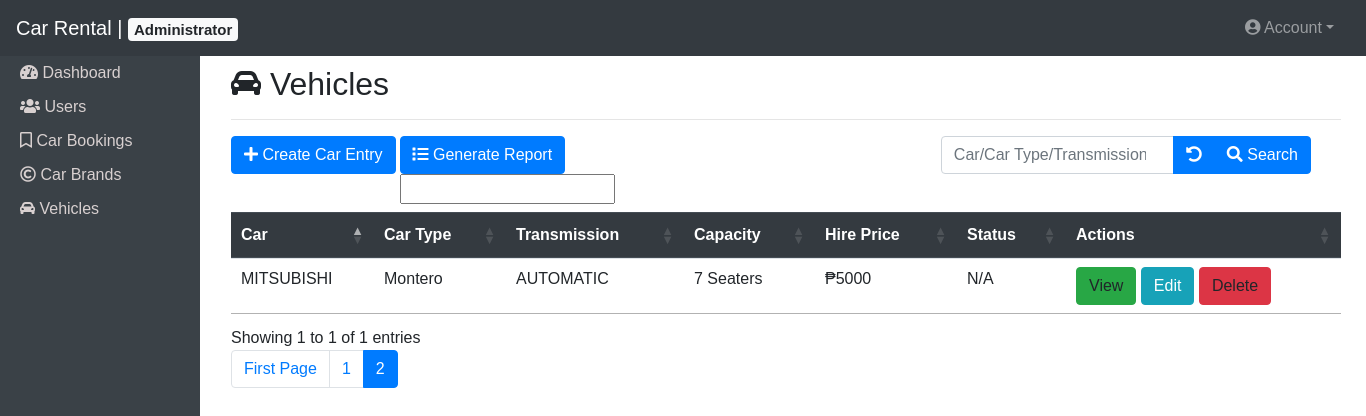
The page /admin/a-vehicles.php?page=2 (signed in) on the database its author committed.
### tables this page shows
CREATE TABLE `cars` (
  `c_id` int(11) NOT NULL,
  `car_id` int(11) NOT NULL,
  `cartype` varchar(255) NOT NULL,
  `transmission_id` int(11) NOT NULL,
  `description` varchar(255) NOT NULL,
  `hireprice` int(11) NOT NULL,
  `image` mediumblob NOT NULL,
  `status` varchar(255) NOT NULL,
  `created` datetime NOT NULL,
  `modified` timestamp NOT NULL DEFAULT current_timestamp() ON UPDATE current_timestamp()
);

CREATE TABLE `vehicle` (
  `v_id` int(11) NOT NULL,
  `name` varchar(255) NOT NULL,
  `created` datetime NOT NULL,
  `modified` timestamp NOT NULL DEFAULT current_timestamp() ON UPDATE current_timestamp()
);

CREATE TABLE `transmission` (
  `t_id` int(11) NOT NULL,
  `transmissiontype` varchar(255) NOT NULL,
  `created` datetime NOT NULL,
  `modified` timestamp NOT NULL DEFAULT current_timestamp() ON UPDATE current_timestamp()
);

### admin/a-vehicles.php (called while the page is built, shortened)
<?php
include_once '../config/core.php';
include_once '../classes/cars.php';
include_once '../classes/vehicle.php';
include_once '../classes/transmission.php';
$database = new Database();
$db = $database->getConnection();
$cars = new Cars($db);
include_once "a-header.php";
$stmt = $cars->readAll($from_record_num, $records_per_page);
$total_rows=$cars->countAll();
include_once "manage-vehicles.php";
include_once "a-footer.php";
?>

### classes/cars.php (called while the page is built, shortened)
<?php
class Cars{
    private $conn;
    private $table_name = "cars";
    public function __construct($db){
        $this->conn = $db;
    }
    function readAll($from_record_num, $records_per_page){
        $sql = "SELECT c_id, car_id, cartype, transmission_id, description, hireprice, status FROM " . $this->table_name . " ORDER BY car_id ASC LIMIT {$from_record_num}, {$records_per_page}";
        $stmt = $this->conn->prepare($sql);
        $stmt->execute();
        return $stmt;
    }
    public function countAll(){
        $sql = "SELECT c_id FROM " . $this->table_name . "";
        $stmt = $this->conn->prepare( $sql );
        $stmt->execute();
        $num = $stmt->rowCount();
        return $num;
    }
}
?>

### config/core.php (called while the page is built)
<?php
$page = isset($_GET['page']) ? $_GET['page'] : 1;
$records_per_page = 5;
$from_record_num = ($records_per_page * $page) - $records_per_page;
?>

### classes/vehicle.php (called while the page is built, shortened)
<?php
class Vehicle{
    private $conn;
    private $table_name = "vehicle";
    public $v_id;
    public function __construct($db){
        $this->conn = $db;
    }
    function readName(){
    $sql = "SELECT name FROM " . $this->table_name . " WHERE v_id = ? limit 0,1";
    $stmt = $this->conn->prepare( $sql );
    $stmt->bindParam(1, $this->v_id);
    $stmt->execute();
    $row = $stmt->fetch(PDO::FETCH_ASSOC);
    $this->name = $row['name'];
}
}
?>

### classes/transmission.php (called while the page is built, shortened)
<?php
class Transmission{
    private $conn;
    private $table_name = "transmission";
    public $t_id;
    public function __construct($db){
        $this->conn = $db;
    }
    function readName(){
    $sql = "SELECT transmissiontype FROM " . $this->table_name . " WHERE t_id = ? limit 0,1";
    $stmt = $this->conn->prepare( $sql );
    $stmt->bindParam(1, $this->t_id);
    $stmt->execute();
    $row = $stmt->fetch(PDO::FETCH_ASSOC);
    $this->transmissiontype = $row['transmissiontype'];
}
}
?>

### admin/manage-vehicles.php (shortened to what this page needs)
<?php
include_once '../config/core.php';
include_once '../classes/cars.php';
include_once '../classes/vehicle.php';
include_once '../classes/transmission.php';
$database = new Database();
$db = $database->getConnection();
$vehicle = new Vehicle($db);
$transmission = new Transmission($db);
include_once 'a-header.php';
?>
    <div class ="container">
        <h2 class ="page-title pt-2"><i class="fas fa-car-alt"></i> Vehicles</h2>
            <hr>
            <?php
            echo "<div class = 'row pb-2 col-md-12'>";
                echo "<div class=' pr-1'>";
                    echo "<button type='button' class='btn btn-primary' id='createEntry' data-toggle='modal' data-target='#createModal'>";
                        echo "<i class='fas fa-plus'></i> Create Car Entry";
                    echo "</button>";
                echo "</div>";
                echo"<form action='generatepdf.php' method='POST'>";
                    echo "<div class='col-md p-0'>";
                        echo "<button href='generatepdf.php' type='submit' class='btn btn-primary'>";
                            echo "<i class='fas fa-list'></i> Generate Report";
                    echo "</div>";
                    echo"<input type='text' name='value'>";
                echo"</form>";
            echo "<div class='ml-auto' id = 'search'>";
                echo "<form role='search' action='search.php'>";
                    echo "<div class='input-group' >";
                        $search_value=isset($search_term) ? "value='{$search_term}'" : "";
                        echo "<input type='search' class='form-control' placeholder='Car/Car Type/Transmission' name='s' id='srch-term' required {$search_value}'/>";
                        echo "<div class='input-group-append'>";
                            echo "<a href='a-vehicles.php' class='btn btn-primary'><i class='fas fa-redo-alt fa-flip-horizontal'></i></a>";
                        echo "</div>";
                        echo "<div class='input-group-append'>";
                            echo "<button class='btn btn-primary' type='submit'><i class='fas fa-search'></i> Search </button>";
                        echo "</div>";
                    echo "</div>";
                echo "</form>";
            echo "</div>";
            echo "</div>";
            echo "<div class='table-responsive'>";
            if($total_rows>0){
                echo "<table id='test' class='table'>";
                echo "<thead class='thead-dark'>";
                    echo "<tr>";
                        echo "<th>Car</th>";
                        echo "<th>Car Type</th>";
                        echo "<th>Transmission</th>";
                        echo "<th>Capacity</th>";
                        echo "<th>Hire Price</th>";
                        echo "<th>Status</th>";
                        echo "<th>Actions</th>";
                    echo "</tr>";
                echo "</thead>";
                echo "<tbody>";
                while ($row = $stmt->fetch(PDO::FETCH_ASSOC)){
                    extract($row);
                    echo "<tr>";
                        echo "<td>";
                            $vehicle->v_id = $car_id;
                            $vehicle->readName();
                            echo $vehicle->name;
                        echo "</td>";
                        echo "<td>{$cartype}</td>";
                        echo "<td>";
                            $transmission->t_id = $transmission_id;
                            $transmission->readName();
                            echo $transmission->transmissiontype;
                        echo "</td>";
                        echo "<td>{$description}</td>";
                        echo "<td>&#8369;{$hireprice}</td>";
                        echo "<td>{$status}</td>";
                        echo "<td>";
                            echo "
                            <a view-id='{$c_id}' class='btn btn-success view-id' >
                            View
                            </a>
                            <a href='a-update-vehicle.php?id={$c_id}' class='btn btn-info left-margin'>
                                <span class='glyphicon glyphicon-edit'></span> Edit
                                </a>
                            <a delete-id='{$c_id}' class='btn btn-danger delete-object'>
                            Delete
                            </a>";
                        echo "</td>";
                    echo "</tr>";
                }
                echo "</tbody>";
            echo "</table>";
                include_once 'paging.php';
            }
            else{
                echo "<div class='alert alert-danger'>No Cars found.</div>";
            }
            echo "</div>";
            ?>
        </div>
<?php
include_once 'a-footer.php';
?>

### admin/css/a-custom-page.css (style rules this page uses)
html,body { padding: 0; margin: 0; font-family: Verdana, Geneva, Tahoma, sans-serif; }
.container { width: 500%; }

### rows shown on the page
cars: vehicle.name "MITSUBISHI", cartype "Montero", transmission.transmissiontype "AUTOMATIC", description "7 Seaters", hireprice "5000", status "N/A"
